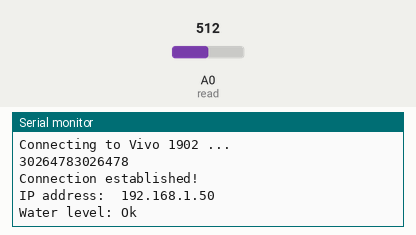
This sketch was run on a simulated ESP8266 (NodeMCU). Shown: the last lines printed to the serial monitor. The inputs (shaded band) are chosen by the test bench; at power-on: A0 (read) = 512. WiFi joins after 1.5 s; servers stay silent unless stated; web services answer with replies made up by the test bench.

Above: at 5.2 s.
5.3 s: A0 (read) set to 590
At 8.3 s:
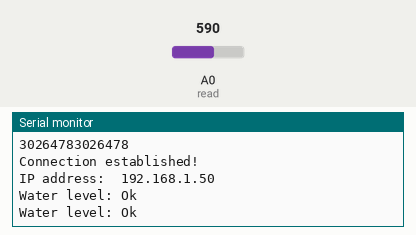
9.0 s: A0 (read) set to 612
At 10.8 s:
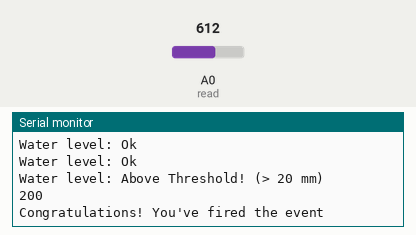

The sketch:

Email.ino
```cpp
#include <ESP8266WiFi.h>
#include <WiFiClient.h>
#include <ESP8266WebServer.h>
#include <ESP8266HTTPClient.h>

const char* ssid     = "Vivo 1902";         // The SSID (name) of the Wi-Fi network you want to connect to
const char* password = "123456789";     // The password of the Wi-Fi network

const int read = A0; //Sensor AO pin to Arduino pin A0
int value;   //Variable to store the incomming data

int threshold = 600;
void setup()
{
  delay(1000);
  Serial.begin(115200);         // Start the Serial communication to send messages to the computer
  WiFi.mode(WIFI_OFF);        //Prevents reconnection issue (taking too long to connect)
  delay(1000);
  WiFi.mode(WIFI_STA);
  Serial.println('\n');

  WiFi.begin(ssid, password);             // Connect to the network
  Serial.print("Connecting to ");
  Serial.print(ssid); Serial.println(" ...");

  while (WiFi.status() != WL_CONNECTED) { // Wait for the Wi-Fi to connect
    delay(1000);
    Serial.print('...');
  }

  Serial.println('\n');
  Serial.println("Connection established!");
  Serial.print("IP address:\t");
  Serial.println(WiFi.localIP());         // Send the IP address of the ESP8266 to the computer

}

void loop()
{
  value = analogRead(read);//Read data from analog pin and store it to value variable

  if (value > threshold){
    Serial.println("Water level: Above Threshold! (> 20 mm)");
    if (WiFi.status() == WL_CONNECTED) { //Check WiFi connection status

      HTTPClient http;  //Declare an object of class HTTPClient
      String Sendvalue, postData;
      Sendvalue = value;
      postData = "value1=" + Sendvalue;
      http.begin("http://maker.ifttt.com/trigger/fill_liquid/with/key/fmGuasvRynyPjLIV60Rs8CKS1VWsB67nbMq5HY_pdpC");  //Specify request destination
      http.addHeader("Content-Type", "application/x-www-form-urlencoded");    //Specify content-type header

      int httpCode = http.POST(postData);   //Send the request
      String payload = http.getString();    //Get the response payload

      Serial.println(httpCode);   //Print HTTP return code
      Serial.println(payload);    //Print request response payload

      http.end();  //Close connection

    } else {
        Serial.println("Wifi not connected");
      }
  }
  else {
    Serial.println("Water level: Ok");
  }

  delay(3000); // Check for new value every 5 sec
}
```

Measured:
- the behaviour switches between 600 and 601 on A0 (read) (found by bisection; images 1 and 2)
- after the input at 9.0 s, the serial monitor: prints a new line after 1.0 s (image 2)
